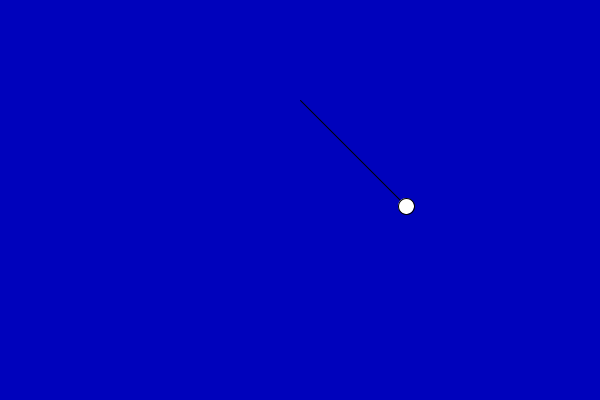
Frame 1 (no input)
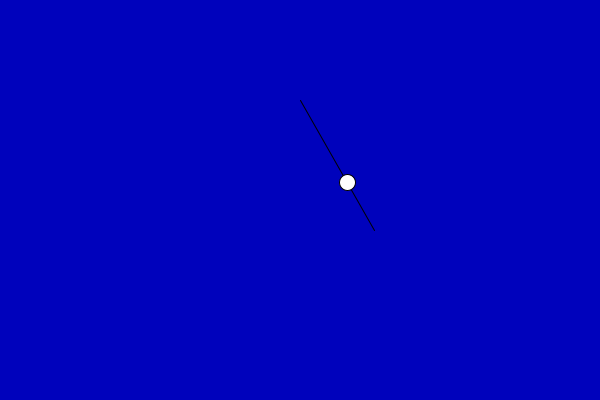
Frame 60 (the mouse pressed at the canvas centre just before this capture)
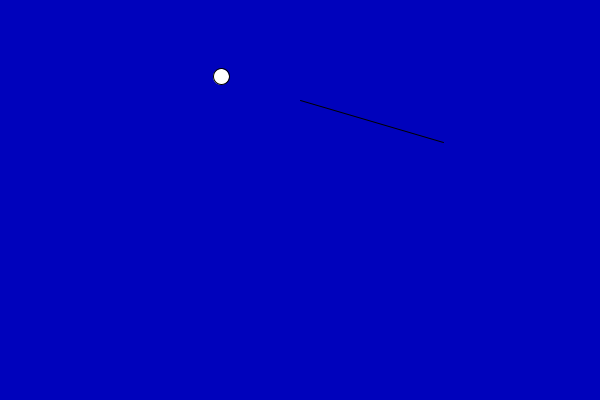
Frame 120 (the mouse held since frame 60 and released just before this capture)

The Processing sketch that drew these frames (run headless with seeded random() and noise(); from frame 60 on, the mouse is pressed at the canvas centre):

// Processing sketch: sketch_07_Pendelum
// ── sketch_07_Pendelum.pde
Pendelum p;
Force gravity;
Force normal;

void setup(){
  size(600, 400);
  background(700);
  
  p = new Pendelum(PI/4, 150);
  gravity = new Force( new PVector(0,0.2), " ");
  normal = new Force( new PVector(0,0), "Normal");
}

void draw(){
  background(700);
  
  println(gravity.force.x + "    " + gravity.force.y);
  p.applyForce(gravity);
  p.applyForce(normal);
  
  p.update();
  p.display();
}
// ── Force.pde
class Force{
  
  PVector force;
  String type;
  
  Force(PVector force_, String type_){
    force = force_;
    type = type_;
    
    switch(type){
      case "Normal" :
      force.normalize();
      break;
    }
  }
  
  void setForce(PVector f){
    force = f;
    force.normalize();
  }
  
  // for normal forces
  PVector getForce(Pendelum obj){
    force = PVector.sub(new PVector(0,0),obj.ploc);
    force.normalize();
    println("Emmellan" + force.x + "    " + force.y);
    PVector temp = obj.accel.get();
    temp.mult(obj.mass);
    
    if(force.dot(temp) < 0){
      force.mult( PVector.dot(force , temp)).mult(-1);
              println("Efter" + force.x + "    " + force.y);
              println("DOT: " + PVector.dot(force, PVector.add(force, temp))); 
      return force;

    } else {
        println("Efter2" + force.x + "    " + force.y);
      return temp.mult(0);
      
  }
  }
  
}
// ── Pendelum.pde
class Pendelum{
  
  PVector ploc;
  PVector loc;
  PVector vel;
  PVector accel;
  
  float radius;
  float angle;
  float aVel;
  float aAccel;
  
  float mass;
  
  Pendelum(float startAngle, float radius_){
    angle = startAngle;
    radius = radius_;
    
    ploc = new PVector(radius*sin(angle), radius*cos(angle));
    loc = new PVector(width/2,height/4);
    vel = new PVector(0,0);
    accel = new PVector(0,0); 
    aVel = 0;
    aAccel=0;
    
    mass =3;
    
  }
  
  void display(){
    
    pushMatrix();
    translate(loc.x, loc.y);
    line(0,0, radius*sin(angle), radius*cos(angle));
   // ellipse(radius*sin(angle), radius*cos(angle), 16,16);
    
    ellipse(ploc.x, ploc.y, 16,16);
    popMatrix();
  }
  
  void update(){
    ploc.add(vel);
    vel.add(accel);
    println("ACCEL: " + accel.x +"   " + accel.y);
    accel.mult(0);
    
    angle = atan(ploc.x / ploc.y);
    aVel += aAccel;
  }
  
  void applyForce(Force f){
    switch(f.type){
      case " ":
        accel.add( f.force.get() );
        accel.div(mass);
        break;
     case "Normal" :
       accel.add( f.getForce(this) );
       accel.div(mass);
    }
  }
}
